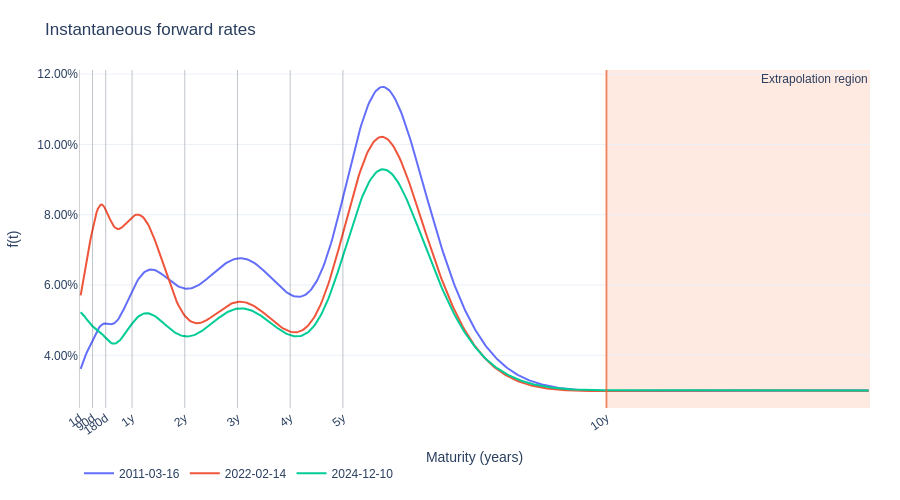

The cell this chart's notebook holds for it:
### Markdown cell above
Finally, we plot the instantaneous forward rates for the same dates shown above. The smooth and stable forward shapes suggest that the frequency and smoothness penalties are doing their job. The shaded extrapolation region also makes explicit where the curve is driven purely by model assumptions rather than by market instruments.

One interesting feature is the hump that appears near the boundary of the information set. This hump emerges because the model must satisfy the imposed long-term forward rate: in order to anchor the long-run expectation, the curve is forced to bend upward (and then revert) close to the last liquid maturity. A large hump in this case indicates that the model is *over-correcting* in its choice of instantaneous forward curves to reconcile short-/medium-term market data with the long-term anchor. This is a warning sign that our chosen long-term level is likely inconsistent with the shapes implied by the observed curves.

### Code cell
fig = plot_instant_fwds(model, test_market_rates_df, t_max=15, dates=dates)
fig.show()

### Figure 1 — Plotly figure (JSON) as saved in the notebook; plotly's stock layout.template omitted (floating-point values rounded to 4 significant figures; data arrays with more than 128 entries replaced by an {"elided": "..."} marker saying what was removed)
{"data": [{"mode": "lines", "name": "2011-03-16", "type": "scatter", "x": {"elided": "599 float values"}, "y": {"elided": "599 float values"}}, {"mode": "lines", "name": "2022-02-14", "type": "scatter", "x": {"elided": "599 float values"}, "y": {"elided": "599 float values"}}, {"mode": "lines", "name": "2024-12-10", "type": "scatter", "x": {"elided": "599 float values"}, "y": {"elided": "599 float values"}}], "layout": {"annotations": [{"showarrow": false, "text": "Extrapolation region", "x": 15, "xanchor": "right", "xref": "x", "y": 1, "yanchor": "top", "yref": "y domain"}], "autosize": true, "font": {"family": "Arial", "size": 12}, "height": 500, "legend": {"orientation": "h", "x": 0, "xanchor": "left", "y": -0.15, "yanchor": "top"}, "margin": {"b": 70, "l": 60, "r": 30, "t": 70}, "shapes": [{"layer": "above", "line": {"color": "rgba(0,0,0,0.18)", "width": 1}, "type": "line", "x0": 0.002778, "x1": 0.002778, "xref": "x", "y0": 0, "y1": 1, "yref": "y domain"}, {"layer": "above", "line": {"color": "rgba(0,0,0,0.18)", "width": 1}, "type": "line", "x0": 0.25, "x1": 0.25, "xref": "x", "y0": 0, "y1": 1, "yref": "y domain"}, {"layer": "above", "line": {"color": "rgba(0,0,0,0.18)", "width": 1}, "type": "line", "x0": 0.5, "x1": 0.5, "xref": "x", "y0": 0, "y1": 1, "yref": "y domain"}, {"layer": "above", "line": {"color": "rgba(0,0,0,0.18)", "width": 1}, "type": "line", "x0": 1, "x1": 1, "xref": "x", "y0": 0, "y1": 1, "yref": "y domain"}, {"layer": "above", "line": {"color": "rgba(0,0,0,0.18)", "width": 1}, "type": "line", "x0": 2, "x1": 2, "xref": "x", "y0": 0, "y1": 1, "yref": "y domain"}, {"layer": "above", "line": {"color": "rgba(0,0,0,0.18)", "width": 1}, "type": "line", "x0": 3, "x1": 3, "xref": "x", "y0": 0, "y1": 1, "yref": "y domain"}, {"layer": "above", "line": {"color": "rgba(0,0,0,0.18)", "width": 1}, "type": "line", "x0": 4, "x1": 4, "xref": "x", "y0": 0, "y1": 1, "yref": "y domain"}, {"layer": "above", "line": {"color": "rgba(0,0,0,0.18)", "width": 1}, "type": "line", "x0": 5, "x1": 5, "xref": "x", "y0": 0, "y1": 1, "yref": "y domain"}, {"layer": "above", "line": {"color": "rgba(0,0,0,0.18)", "width": 1}, "type": "line", "x0": 10, "x1": 10, "xref": "x", "y0": 0, "y1": 1, "yref": "y domain"}, {"fillcolor": "LightSalmon", "layer": "below", "line": {"width": 0}, "opacity": 0.22, "type": "rect", "x0": 10, "x1": 15, "xref": "x", "y0": 0, "y1": 1, "yref": "y domain"}, {"layer": "above", "line": {"color": "rgba(255,100,50,0.65)", "width": 2}, "type": "line", "x0": 10, "x1": 10, "xref": "x", "y0": 0, "y1": 1, "yref": "y domain"}], "title": {"text": "Instantaneous forward rates", "xanchor": "left"}, "xaxis": {"automargin": true, "showgrid": true, "tickangle": -35, "tickfont": {"size": 12}, "tickmode": "array", "ticktext": ["1d", "90d", "180d", "1y", "2y", "3y", "4y", "5y", "10y"], "tickvals": [0.002778, 0.25, 0.5, 1, 2, 3, 4, 5, 10], "title": {"text": "Maturity (years)"}, "zeroline": false}, "yaxis": {"showgrid": true, "tickformat": ".2%", "title": {"text": "f(t)"}, "zeroline": false}}}
